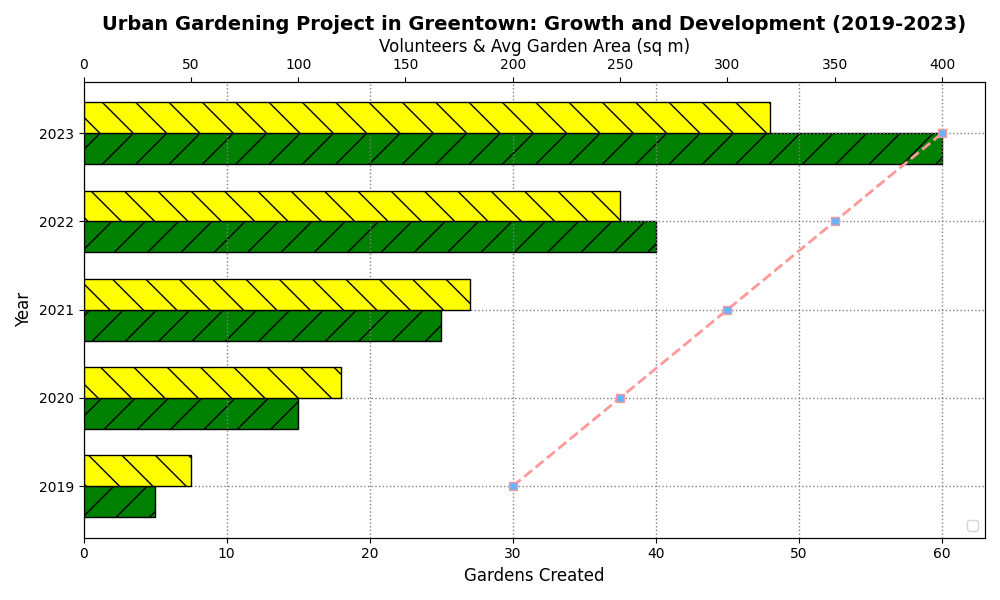

Write the Python code that produced this figure.
import matplotlib.pyplot as plt
import numpy as np

years = np.array([2019, 2020, 2021, 2022, 2023])
gardens_created = np.array([5, 15, 25, 40, 60])
volunteers_joined = np.array([50, 120, 180, 250, 320])
average_area = np.array([200, 250, 300, 350, 400])

fig, ax1 = plt.subplots(figsize=(10, 6))

bar_width = 0.35
bar1 = ax1.barh(years - bar_width/2, gardens_created, bar_width, label='Gardens Created', color='green', edgecolor='black', hatch='/')

ax2 = ax1.twiny()
bar2 = ax2.barh(years + bar_width/2, volunteers_joined, bar_width, label='Volunteers Joined', color='yellow', edgecolor='black', hatch='\\')

line = ax2.plot(average_area, years, color='#ff9999', marker='s', linestyle='--', label='Avg Garden Area', lw=2, markerfacecolor='#66b3ff')

ax1.set_title("Urban Gardening Project in Greentown: Growth and Development (2019-2023)", fontsize=14, fontweight='bold')
ax1.set_ylabel("Year", fontsize=12)
ax1.set_xlabel("Gardens Created", fontsize=12)
ax2.set_xlabel("Volunteers & Avg Garden Area (sq m)", fontsize=12)

ax1.set_yticks(years)
ax1.set_yticklabels(years)

bars = bar1 + bar2
labels = [b.get_label() for b in bars] + ['Avg Garden Area']
ax2.legend(bars, labels, loc='lower right')

ax1.grid(True, linestyle=':', linewidth=1, color='gray')
ax2.grid(False)

plt.tight_layout()
plt.show()
